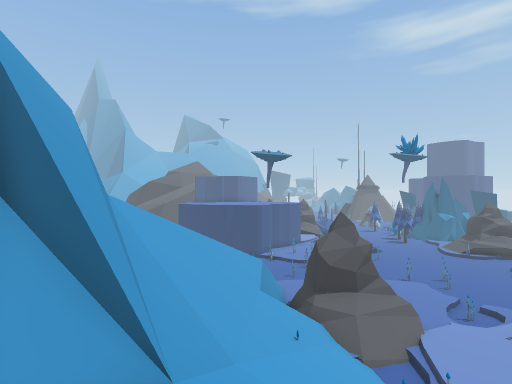
View 1 (above)

24 first-person views from a walk through a 3-D level made in the Unity game engine. The camera is 1.2 m above the floor, looks level and sees 85° across. The floor is counted in squares, 2 m on a side. Each view is taken from the middle of a square. On the plan, view 1 faces up. The plan holds only what a view shows up to about 9 squares ahead; the rest is blank. The place goes on beyond the plan. The player is left out.

View 2
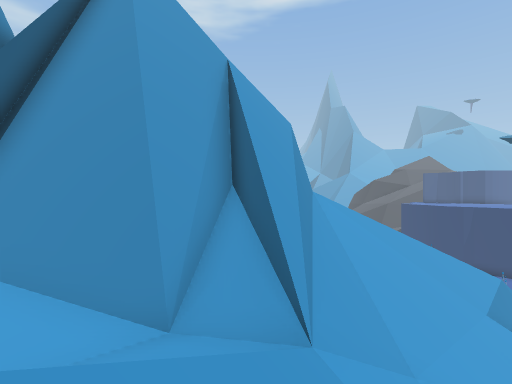

View 3
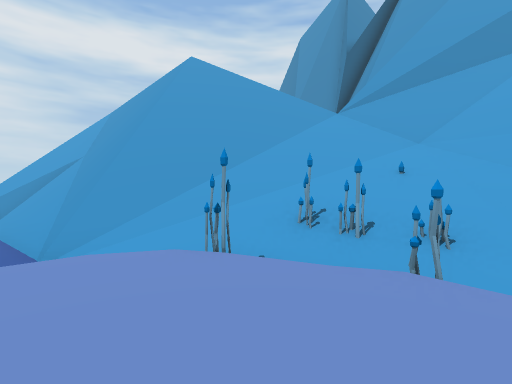

View 4
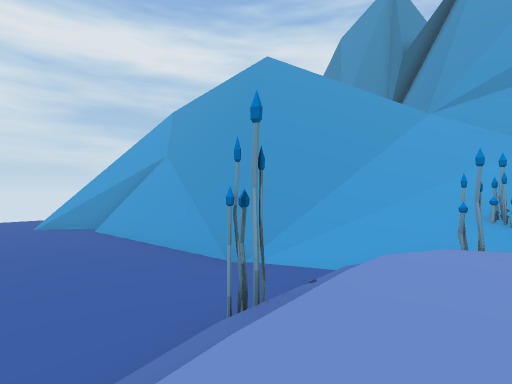

View 5
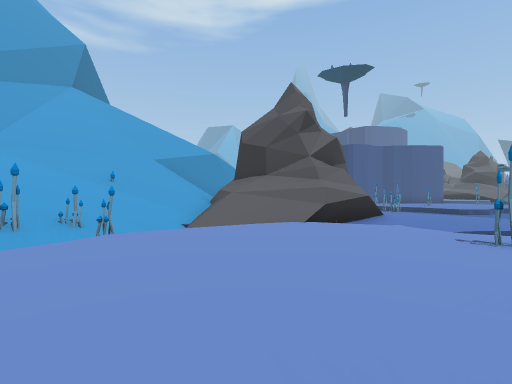

View 6
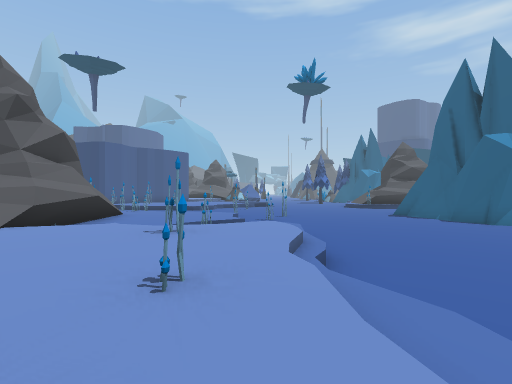

View 7
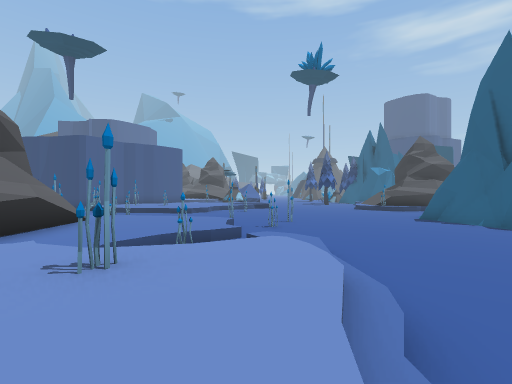

View 8
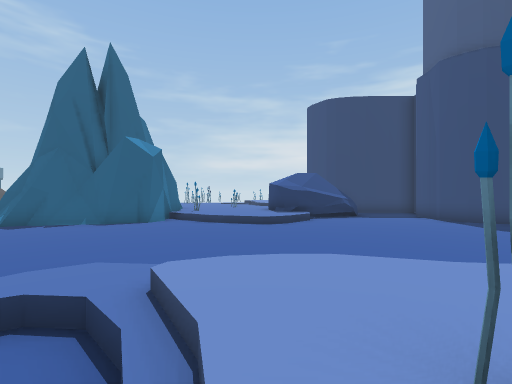

View 9
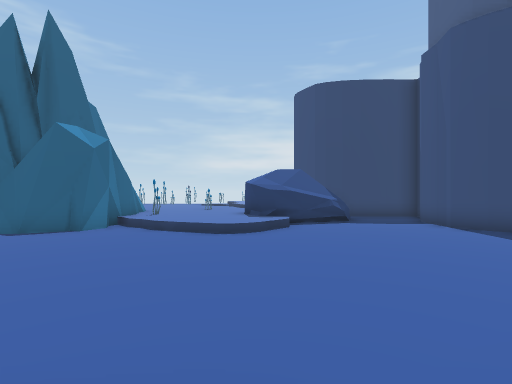

View 10
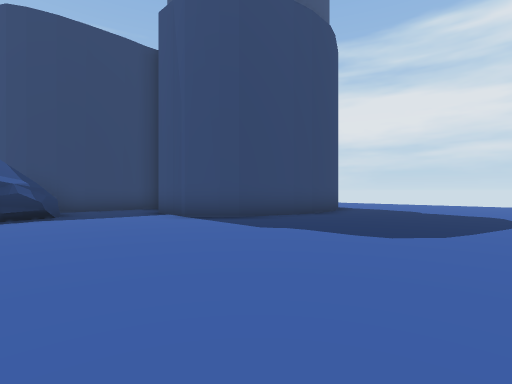

View 11
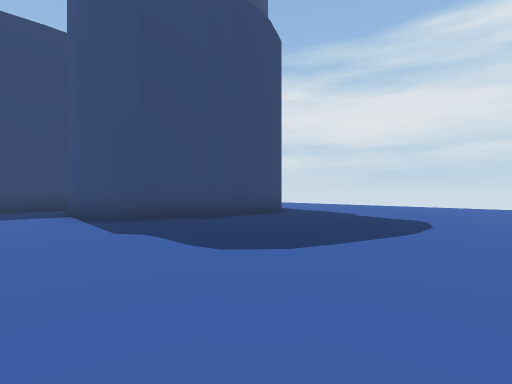

View 12
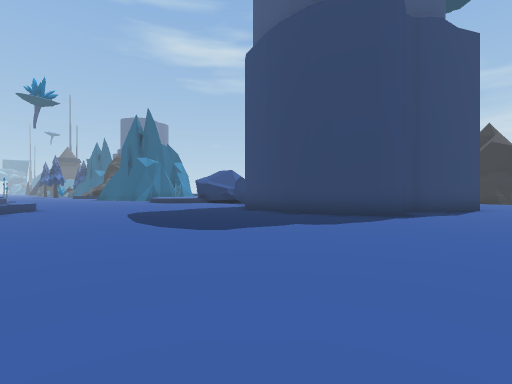

View 13
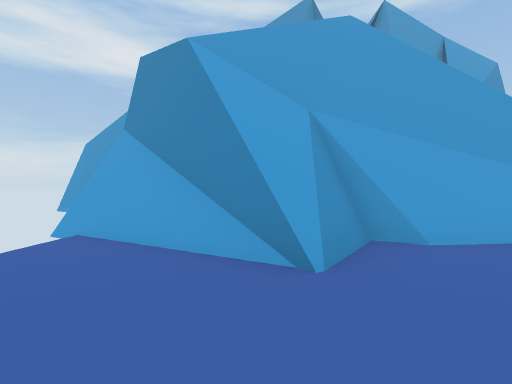

View 14
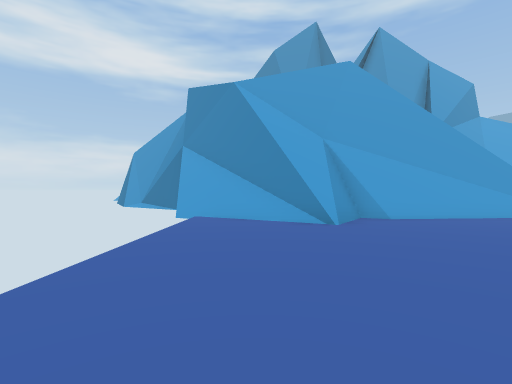

View 15
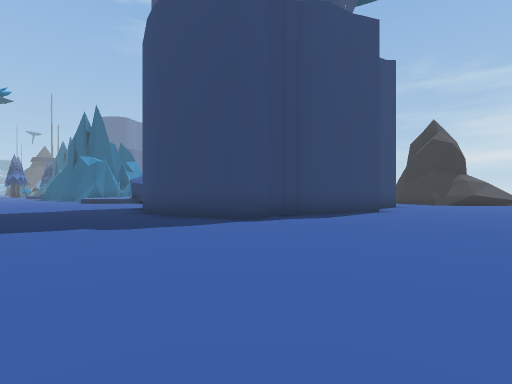

View 16
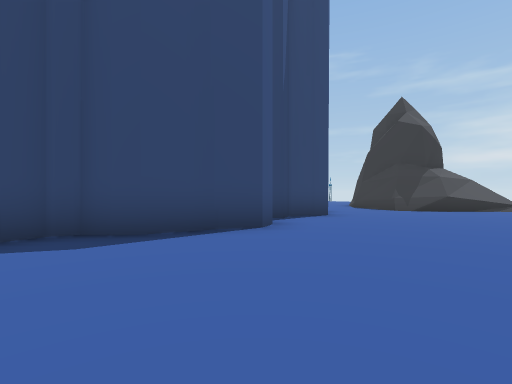

View 17
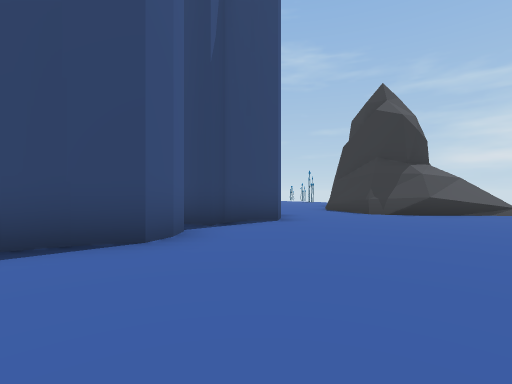

View 18
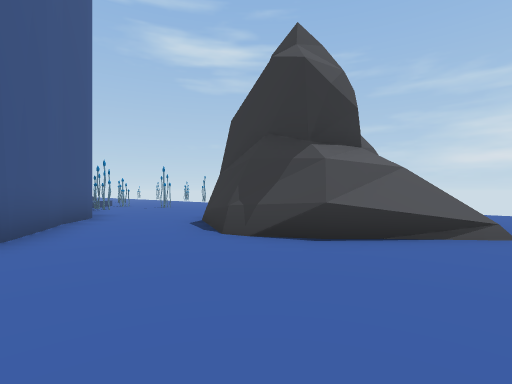

View 19
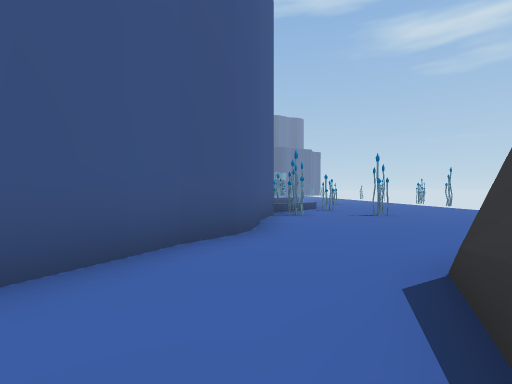

View 20
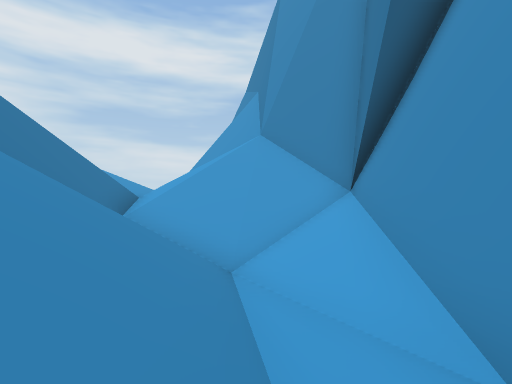

View 21
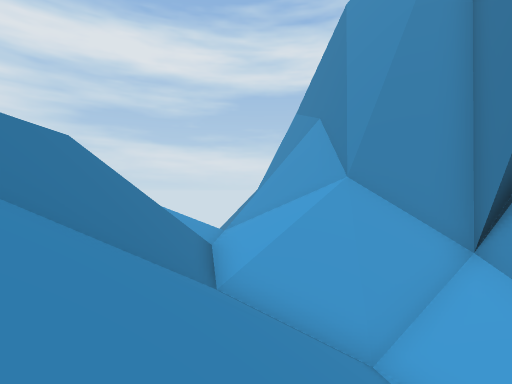

View 22
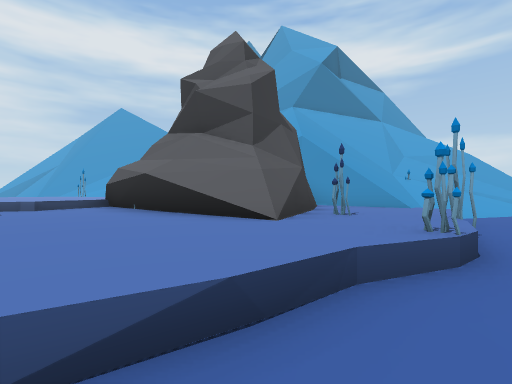

View 23
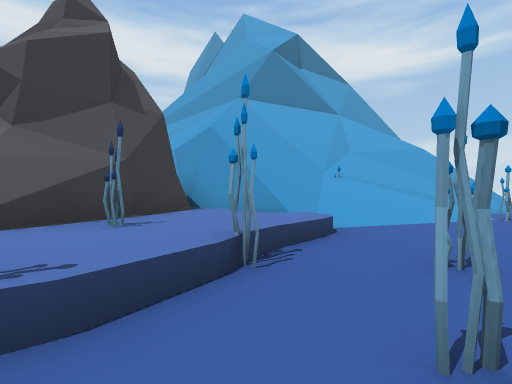

View 24
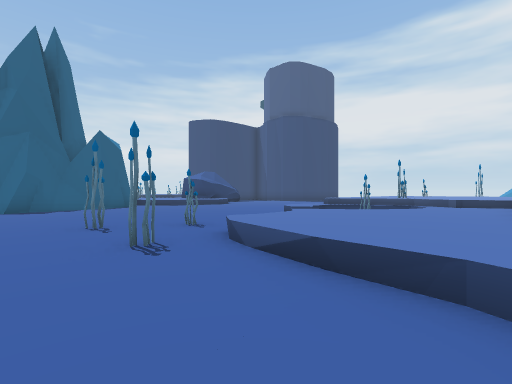

### Floor plan
Key: @ floor where view 1 was taken; # wall or solid block; . main floor; : floor 0.25 m higher than the main floor; + floor 0.75 m higher than the main floor; * floor 6.75 m higher than the main floor; % floor 8.25 m higher than the main floor; & floor 8.75 m higher than the main floor; $ floor 9 m higher than the main floor; / step, stairs or slope; = window, fence, low wall or low ledge; ^ raised ledge; v drop or lower ground.
Columns run from 7 left of view 1 to 29 right of it. Each row starts with its distance up from view 1.
 18     /......#............#
 17   /:/....#......#.#.....#
 16   /////.//#+#///........#
 15   ///////++#++++/.#.....##
 14    /////=++##+++/........##
 13     ////######++/......../+
 12      ///### ##+/.//....../+
 11       //######+.#//...../++
 10      ////= /#=///+/...../++
  9     /////////+++#+/...../+
  8    ////////./+++++......./#
  7    #=//////./+++#+/.......##
  6    ^#=///////+++++/........###
  5    ^##=/////#++++/...........#
  4    ###^//////////............#     #.
  3    ^//=//////............###.#    ##.
  2    ^/*////////..........##        #..
  1  ^##////////##..........#         #..
  0 ##/////@///##/..........#        ##..
 -1 #=////// /#=^/..........#       ##...
 -2 ##^=/////v=^=/..........####  ###...#
 -3   ^^//=# v ^//.............######..##
 -4   ===##= v ^/##....................##
 -5   $##^      =##....................#=
 -6  =&#        ^#/.....................
 -7  #%&      ##//......................
 -8  ##      ##//
 -9          #

Where each view was taken, in squares from view 1:
view 1: 0 up, 0 right, facing up
view 2: 0 up, 1 right, facing up-left
view 3: 7 up, 7 right, facing down-left
view 4: 5 up, 9 right, facing down-left
view 5: 5 up, 9 right, facing up-left
view 6: 5 up, 10 right, facing up
view 7: 7 up, 10 right, facing up
view 8: 10 up, 8 right, facing right
view 9: 9 up, 10 right, facing right
view 10: 7 up, 12 right, facing down-right
view 11: 5 up, 11 right, facing down-right
view 12: 5 down, 10 right, facing up-right
view 13: 5 down, 10 right, facing left
view 14: 6 down, 13 right, facing left
view 15: 7 down, 13 right, facing up-right
view 16: 7 down, 18 right, facing up-right
view 17: 7 down, 20 right, facing up-right
view 18: 7 down, 25 right, facing up-right
view 19: 4 down, 27 right, facing up
view 20: 2 up, 1 left, facing down-left
view 21: 0 up, 0 right, facing down-left
view 22: 17 up, 8 right, facing down-left
view 23: 18 up, 5 right, facing down-left
view 24: 18 up, 6 right, facing down-right
